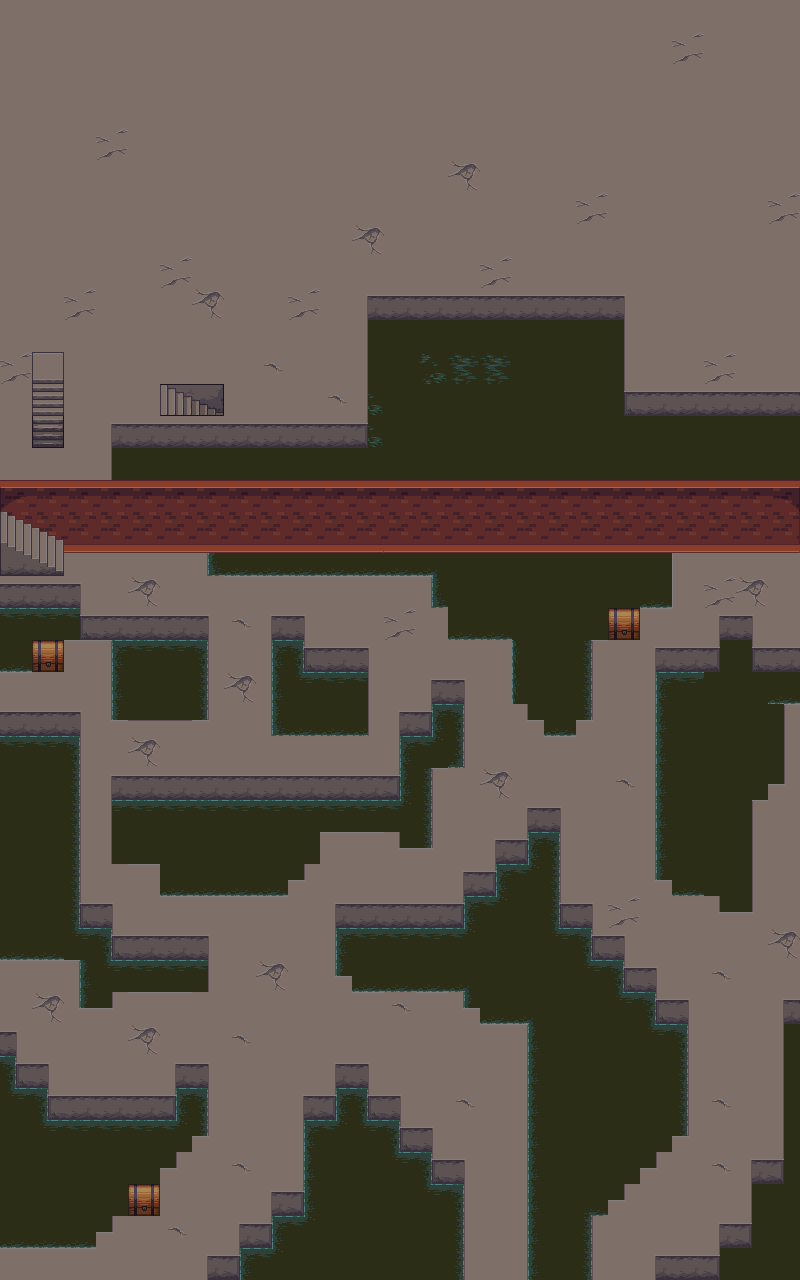

A 2D game scene composited from a Tiled map and its tileset images. What follows is a short description and the map's XML, with each tile layer's data collapsed to a summary:
An orthogonal 25x40 tile map with 32x32 px tiles, 3 tile layers (Tile Layer 1, Tile Layer 2, Tile Layer 3), 6 tilesets and 91 objects.

<map version="1.0" orientation="orthogonal" renderorder="right-down" width="25" height="40" tilewidth="32" tileheight="32" nextobjectid="103">
 <tileset firstgid="1" name="cementstair" tilewidth="32" tileheight="32" tilecount="20">
  <image source="../Tiles/cementstair.png" width="160" height="128" />
 </tileset>
 <tileset firstgid="21" name="dungeon" tilewidth="32" tileheight="32" tilecount="104">
  <image source="../Tiles/dungeon.png" width="416" height="256" />
 </tileset>
 <tileset firstgid="125" name="castle_lightsources" tilewidth="32" tileheight="32" tilecount="20">
  <image source="../Tiles/castle_lightsources.png" width="160" height="128" />
 </tileset>
 <tileset firstgid="145" name="cement" tilewidth="32" tileheight="32" tilecount="18">
  <image source="../Tiles/cement.png" width="96" height="192" />
 </tileset>
 <tileset firstgid="163" name="brackish" tilewidth="32" tileheight="32" tilecount="18">
  <image source="../Tiles/brackish.png" width="96" height="192" />
 </tileset>
 <tileset firstgid="181" name="chests" tilewidth="32" tileheight="32" tilecount="6">
  <image source="../Tiles/chests.png" width="64" height="96" />
 </tileset>
 <layer name="Tile Layer 1" width="25" height="40">
  <data>[1000 cells, 1000 non-empty, 19 distinct tile ids]</data>
 </layer>
 <layer name="Tile Layer 2" width="25" height="40">
  <data>[1000 cells, 464 non-empty, 24 distinct tile ids]</data>
 </layer>
 <layer name="Tile Layer 3" width="25" height="40">
  <data>[1000 cells, 319 non-empty, 11 distinct tile ids]</data>
 </layer>
 <objectgroup name="Object Layer 1" visible="0">
  <object id="1" x="0" y="584" width="80" height="24" />
  <object id="2" x="80" y="616" width="128" height="24" />
  <object id="3" x="280" y="616" width="24" height="120" />
  <object id="4" x="304" y="656" width="64" height="80" />
  <object id="5" x="120" y="640" width="80" height="80" />
  <object id="6" x="0" y="608" width="80" height="32" />
  <object id="7" x="0" y="640" width="40" height="16" />
  <object id="8" x="0" y="656" width="24" height="16" />
  <object id="11" x="0" y="712" width="72" height="24" />
  <object id="12" x="0" y="736" width="72" height="224" />
  <object id="13" x="72" y="904" width="32" height="56" />
  <object id="14" x="88" y="960" width="16" height="48" />
  <object id="15" x="104" y="936" width="96" height="56" />
  <object id="16" x="120" y="776" width="288" height="56" />
  <object id="17" x="120" y="832" width="192" height="24" />
  <object id="18" x="168" y="856" width="128" height="24" />
  <object id="19" x="168" y="880" width="112" height="16" />
  <object id="22" x="440" y="680" width="16" height="88" />
  <object id="23" x="408" y="712" width="32" height="56" />
  <object id="26" x="408" y="768" width="16" height="80" />
  <object id="27" x="216" y="544" width="448" height="32" />
  <object id="28" x="440" y="576" width="224" height="32" />
  <object id="29" x="456" y="608" width="144" height="32" />
  <object id="30" x="600" y="608" width="16" height="16" />
  <object id="31" x="528" y="640" width="56" height="80" />
  <object id="32" x="520" y="640" width="8" height="64" />
  <object id="33" x="544" y="720" width="32" height="8" />
  <object id="34" x="720" y="648" width="80" height="56" />
  <object id="35" x="728" y="616" width="16" height="32" />
  <object id="36" x="664" y="648" width="56" height="232" />
  <object id="37" x="680" y="880" width="72" height="16" />
  <object id="38" x="728" y="896" width="16" height="16" />
  <object id="39" x="720" y="704" width="32" height="176" />
  <object id="40" x="752" y="704" width="32" height="80" />
  <object id="41" x="752" y="784" width="16" height="16" />
  <object id="44" x="536" y="808" width="16" height="488" />
  <object id="45" x="552" y="928" width="32" height="352" />
  <object id="46" x="584" y="960" width="24" height="256" />
  <object id="47" x="608" y="992" width="16" height="208" />
  <object id="48" x="624" y="992" width="24" height="192" />
  <object id="49" x="648" y="1024" width="32" height="128" />
  <object id="50" x="784" y="1000" width="16" height="280" />
  <object id="51" x="752" y="1160" width="32" height="120" />
  <object id="52" x="720" y="1224" width="32" height="56" />
  <object id="53" x="656" y="1256" width="64" height="24" />
  <object id="54" x="496" y="840" width="40" height="184" />
  <object id="55" x="464" y="872" width="32" height="144" />
  <object id="56" x="336" y="904" width="128" height="88" />
  <object id="57" x="304" y="1160" width="160" height="120" />
  <object id="58" x="336" y="1064" width="32" height="96" />
  <object id="59" x="368" y="1096" width="32" height="64" />
  <object id="60" x="400" y="1128" width="32" height="32" />
  <object id="61" x="304" y="1096" width="32" height="64" />
  <object id="64" x="272" y="1192" width="32" height="88" />
  <object id="65" x="240" y="1224" width="32" height="56" />
  <object id="66" x="208" y="1256" width="32" height="24" />
  <object id="67" x="176" y="1064" width="32" height="72" />
  <object id="68" x="0" y="1136" width="192" height="16" />
  <object id="69" x="0" y="1096" width="176" height="40" />
  <object id="70" x="0" y="1064" width="48" height="32" />
  <object id="71" x="0" y="1152" width="176" height="16" />
  <object id="72" x="0" y="1168" width="160" height="16" />
  <object id="73" x="0" y="1184" width="144" height="16" />
  <object id="75" x="0" y="1200" width="128" height="16" />
  <object id="76" x="0" y="1216" width="112" height="16" />
  <object id="77" x="0" y="1232" width="96" height="16" />
  <object id="78" x="0" y="1032" width="16" height="32" />
  <object id="79" x="0" y="568" width="64" height="8" />
  <object id="80" x="0" y="560" width="48" height="8" />
  <object id="81" x="0" y="552" width="32" height="8" />
  <object id="82" x="0" y="544" width="16" height="8" />
  <object id="83" x="48" y="480" width="16" height="56" />
  <object id="84" x="32" y="480" width="16" height="48" />
  <object id="85" x="16" y="480" width="16" height="40" />
  <object id="86" x="0" y="480" width="16" height="32" />
  <object id="87" x="64" y="480" width="736" height="64" />
  <object id="88" x="0" y="512" width="2.66667" height="32" />
  <object id="89" x="0" y="1248" width="8" height="32" />
  <object id="90" x="0" y="960" width="1.33333" height="72" />
  <object id="91" x="0" y="672" width="3.33333" height="40" />
  <object id="92" x="796.667" y="552.67" width="3.33333" height="96" />
  <object id="93" x="664" y="544" width="136" height="8" />
  <object id="94" x="796" y="705.33" width="4" height="296" />
  <object id="95" x="584" y="1277.33" width="72" height="3.33333" />
  <object id="96" x="464" y="1276.67" width="72" height="3.33333" />
  <object id="97" x="8" y="1278" width="200" height="10" />
  <object id="98" x="608" y="608" width="32" height="32" />
  <object id="99" x="144" y="1184" width="16" height="32" />
  <object id="100" x="128" y="1200" width="16" height="8" />
  <object id="101" x="128" y="1208" width="16" height="8" />
  <object id="102" x="32" y="640" width="32" height="32" />
 </objectgroup>
</map>
